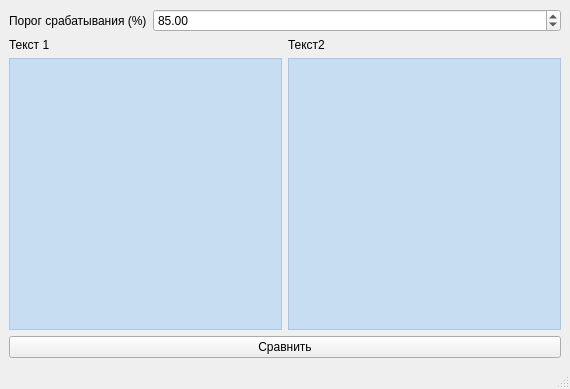
<?xml version="1.0" encoding="UTF-8"?>
<ui version="4.0">
 <class>MainWindow</class>
 <widget class="QMainWindow" name="MainWindow">
  <property name="geometry">
   <rect>
    <x>0</x>
    <y>0</y>
    <width>570</width>
    <height>389</height>
   </rect>
  </property>
  <property name="maximumSize">
   <size>
    <width>704</width>
    <height>484</height>
   </size>
  </property>
  <property name="windowTitle">
   <string>Антиплагиат v0.0001</string>
  </property>
  <property name="windowIcon">
   <iconset>
    <normaloff>stop.png</normaloff>stop.png</iconset>
  </property>
  <widget class="QWidget" name="centralwidget">
   <layout class="QGridLayout" name="gridLayout">
    <item row="0" column="0" colspan="2">
     <layout class="QHBoxLayout" name="horizontalLayout">
      <item>
       <widget class="QLabel" name="text3">
        <property name="sizePolicy">
         <sizepolicy hsizetype="Maximum" vsizetype="Preferred">
          <horstretch>0</horstretch>
          <verstretch>0</verstretch>
         </sizepolicy>
        </property>
        <property name="text">
         <string>Порог срабатывания (%)</string>
        </property>
       </widget>
      </item>
      <item>
       <widget class="QDoubleSpinBox" name="percentageInput">
        <property name="maximum">
         <double>100.000000000000000</double>
        </property>
        <property name="value">
         <double>85.000000000000000</double>
        </property>
       </widget>
      </item>
     </layout>
    </item>
    <item row="1" column="0">
     <widget class="QLabel" name="text1">
      <property name="text">
       <string>Текст 1</string>
      </property>
     </widget>
    </item>
    <item row="1" column="1">
     <widget class="QLabel" name="text2">
      <property name="text">
       <string>Текст2</string>
      </property>
     </widget>
    </item>
    <item row="2" column="0">
     <widget class="QPlainTextEdit" name="leftTextField">
      <property name="styleSheet">
       <string notr="true">background-color: rgba(39, 151, 255, 0.2);</string>
      </property>
     </widget>
    </item>
    <item row="2" column="1">
     <widget class="QPlainTextEdit" name="rightTextField">
      <property name="styleSheet">
       <string notr="true">background-color: rgba(39, 151, 255, 0.2);</string>
      </property>
     </widget>
    </item>
    <item row="3" column="0" colspan="2">
     <widget class="QPushButton" name="submitButton">
      <property name="text">
       <string>Сравнить</string>
      </property>
     </widget>
    </item>
   </layout>
  </widget>
  <widget class="QStatusBar" name="statusbar">
   <property name="styleSheet">
    <string notr="true"/>
   </property>
  </widget>
 </widget>
 <resources/>
 <connections/>
</ui>
